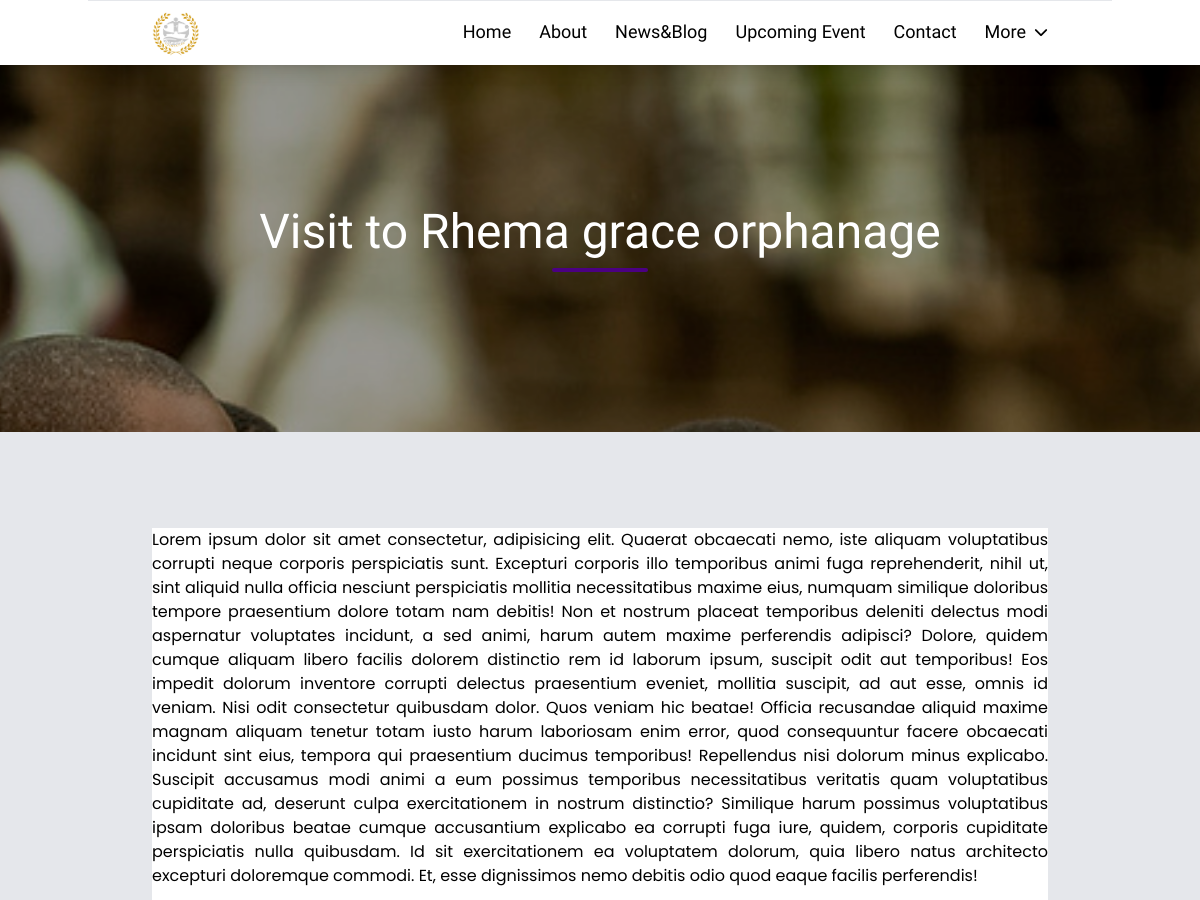
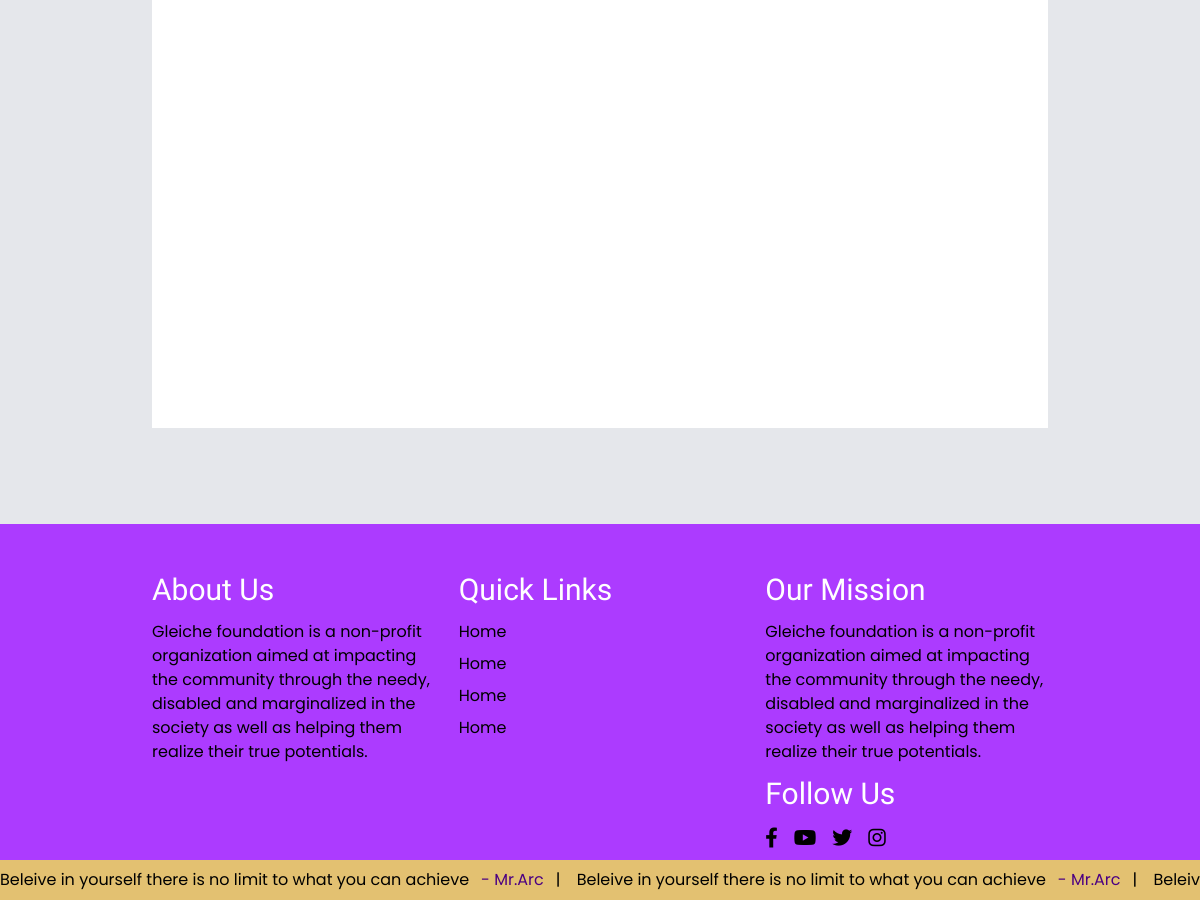
The page /news_blog/read/13 on the database its author committed (2 pictures, top to bottom).
### backend/models.py (models this page shows, shortened)
class NewsBlog(models.Model):
    title = models.CharField(max_length=200, null=False)
    content = models.TextField()
    image = models.ImageField(upload_to="NewBlogThumbnail",null=True)
    publish = models.BooleanField(default=False)
    allow_public_comments = models.BooleanField(default=False)
    user_comment = models.TextField(null=True)
    date_created = models.DateTimeField(auto_now_add=True)
    class Meta:
        verbose_name = 'news_blog'
        verbose_name_plural = 'news_blogs'

### frontend/views.py (the view)
# urls.py: path('news_blog/read/<int:id>', views.read_news_blog, name="read_news_blog"),
def read_news_blog(request, id):
    news_blog = NewsBlog.objects.get(id=id)
    data = {
        'news_blog':news_blog
    }
    return render(request, "frontend/read_new_blog.html", data)

### frontend/templates/frontend/read_new_blog.html
{% extends 'frontend/main.html' %}
{% load static %}
{% block content %}
{% include 'frontend/includes/page_banner.html' with text=news_blog.title  %}
<div class="bg-gray-200">
    <div class="container py-6 md:py-12 flex flex-col gap-4">
        <div class="py-12">
            <div class="min-h-screen bg-white">
                {% autoescape off %}
                {{news_blog.content}}
                {% endautoescape %}
            </div>
        </div>
    </div>
</div>
{% endblock %}

### frontend/templates/frontend/includes/page_banner.html
{% load static %}
<div class="h-96 bg-no-repeat bg-cover bg-center bg-fixed relative"
    style="background-image: url({{image|default:'/static/assets/happy2.jpeg'}})">
    <div class="absolute inset-0 bg-black/40 flex flex-col gap-6 items-center justify-center">
        <div class="flex flex-col items-center gap-3">
            <span class="font-patrick-hand text-3xl md:text-4xl lg:text-5xl text-white">{{text}}</span>
            <div class="w-24 h-1 bg-primary rounded-md"></div>
        </div>
    </div>
</div>

### rows shown on the page
NewsBlog: title "Visit to Rhema grace orphanage", content "Lorem ipsum dolor sit amet consectetur, adipisicing elit. Quaerat obcaecati nemo, iste aliquam voluptatibus corrupti neque corporis perspiciatis sunt. Excepturi corporis illo temporibus animi fuga reprehenderit, nihil ut, sint aliquid nulla officia nesciunt perspiciatis mollitia necessitatibus maxime eius, numquam similique doloribus tempore praesentium dolore totam nam debitis! Non et nostrum placeat temporibus deleniti delectus modi aspernatur voluptates incidunt, a sed animi, harum autem maxime perferendis adipisci? Dolore, quidem cumque aliquam libero facilis dolorem distinctio rem id laborum ipsum, suscipit odit aut temporibus! Eos impedit dolorum inventore corrupti delectus…"
